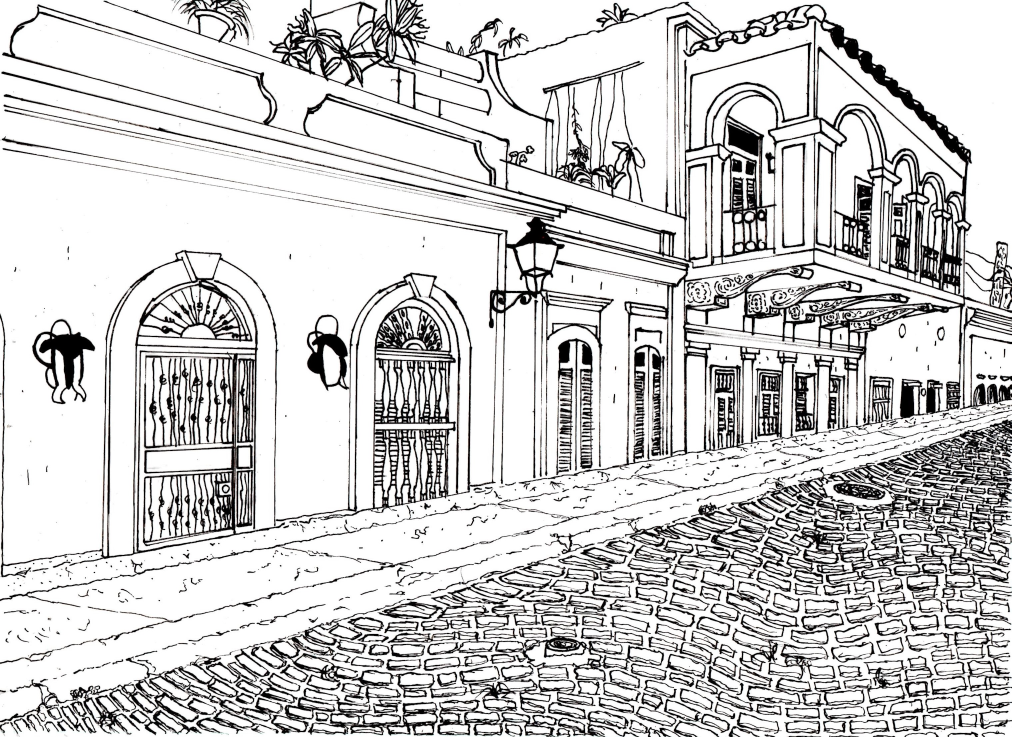
#> input picture proj_files/Old _anua_ Drawing.jpg, 3034 x 2211 px (shown at 1/3 size)
$ python OpenCVExperimentation.py
#> lines starting #> are read from the running program, lines starting #| are printed output that depends on the picture; after the words box and inside, x2 and y2 are one past the last pixel; in counts of white or black regions, pixels touching at a corner belong together
import cv2
import numpy as np
import random;

image_path = r'proj_files/Old _anua_ Drawing.jpg'

image = cv2.imread(image_path)
#> image is the input picture: shape (2211, 3034, 3); mean B, G, R 206.4, 206.4, 206.9

##image.resize(img, (0,0),fx=0.5, fy=2)       //first param can change dimensions directly, fx, fy chnage size via scalars
##img = cv2.resize(img, cv2.cv2.ROTATE_90_CLOCKWISE)
## cv2.imwrite('new_img.jpg', img)           //downloads the altered image

##for i in range(100):         ##look through first 100 rows
##  for j in range(image.shape[1]):       ##image.shape[1] is the width of the image
##    image[i][j] = [random.randint(0, 255), random.randint(0, 255), random.randint(0, 255)]

# will make a copy box with height/width specified

## OpenCV list color vals as Blue, Green then Red

##print(image[0])    //prints first row of image

tag = image[500:700, 600:900] ##take part of an image
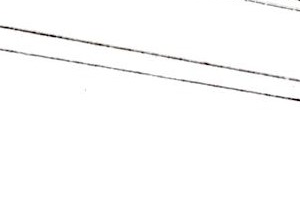
#> tag: shape (200, 300, 3); mean B, G, R 251.7, 251.8, 251.9
image[100:300, 650:950] = tag  ##set random location on image to the image fragment
cv2.imshow('Sample Image', image)

cv2.waitKey(0)
cv2.destroyAllWindows()

$ run again, with proj_files/trackimage.jpg copied over proj_files/Old _anua_ Drawing.jpg
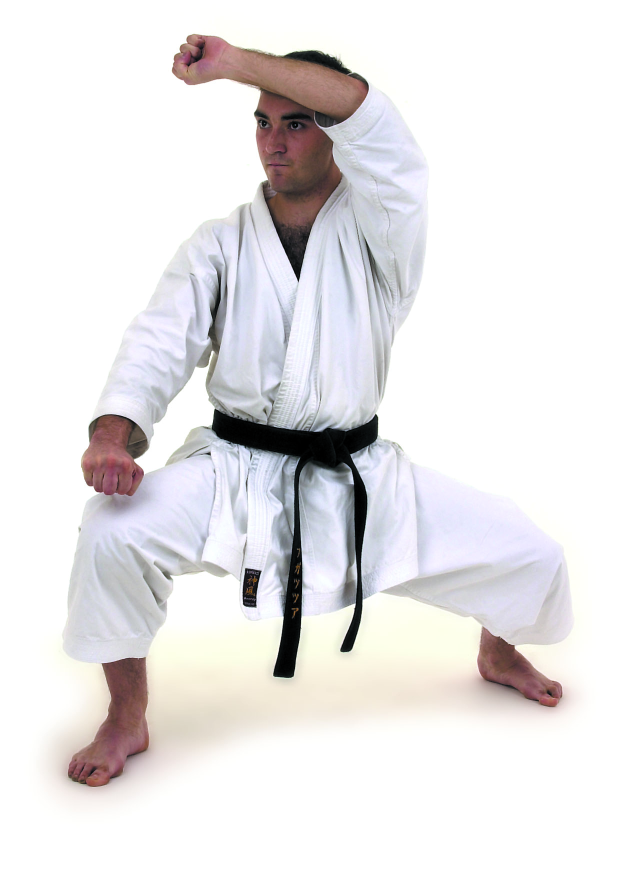
#> input picture proj_files/trackimage.jpg, 1247 x 1772 px (shown at 1/2 size)
#> image is the input picture: shape (1772, 1247, 3); mean B, G, R 230.6, 229.5, 231.7
#> `tag = image[500:700, 600:900]`:
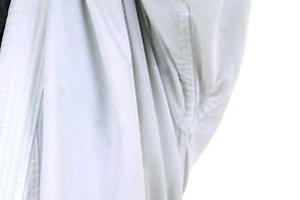
#> tag: shape (200, 300, 3); mean B, G, R 233, 224.5, 222.2
#> `image[100:300, 650:950] = tag`:
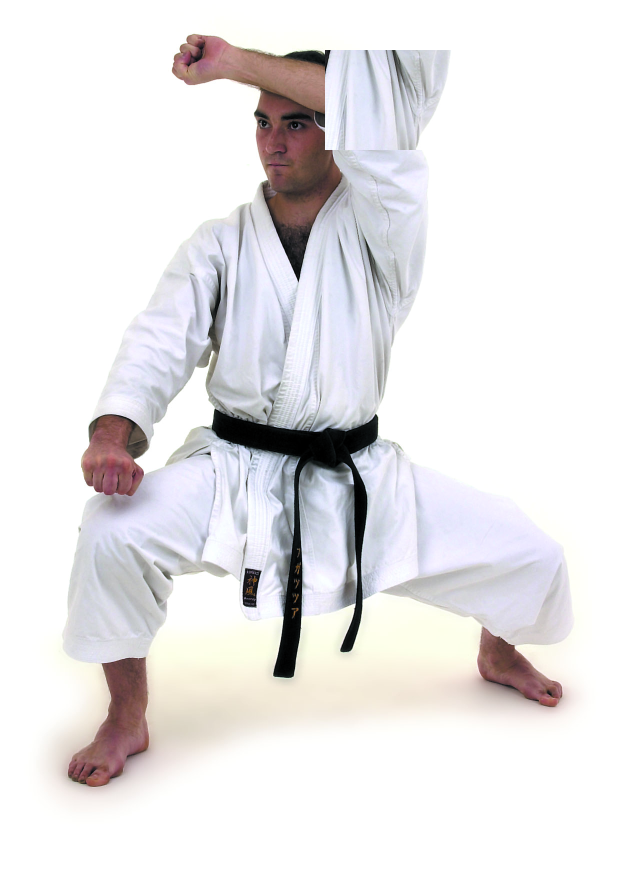
#> image: shape (1772, 1247, 3) (shown at 1/2 size); 2.06% of pixels changed, all inside (x1, y1, x2, y2) = (650, 100, 906, 300)
